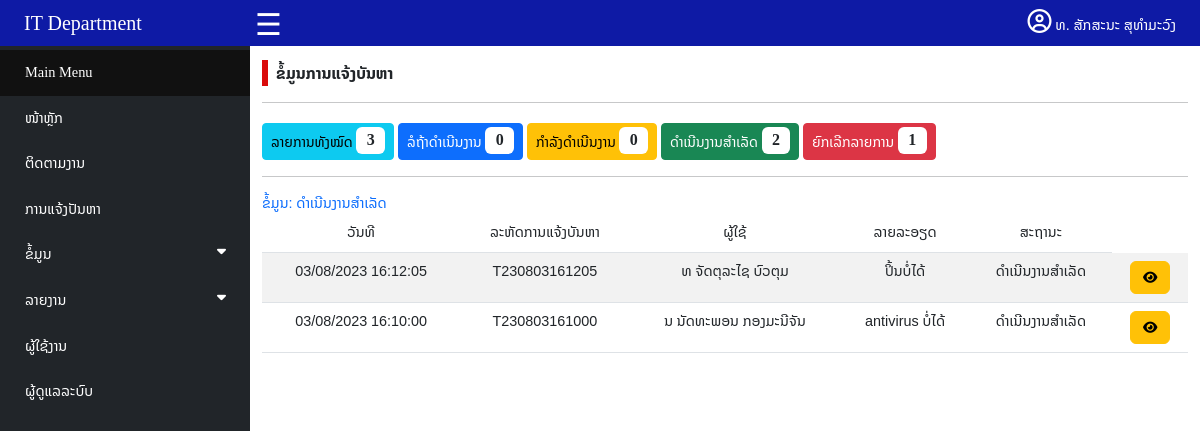
The app's page /selecthelpdesk.php?sttid=S03 (signed in) with its own data.
### tables this page shows
CREATE TABLE `tbticket` (
  `ticketid` varchar(20) NOT NULL,
  `ticketdate` datetime NOT NULL,
  `userid` int(11) NOT NULL,
  `ticketinfo` varchar(50) NOT NULL,
  `tickettype` varchar(50) NOT NULL,
  `detail` text NOT NULL,
  `img` text NOT NULL,
  `sttid` varchar(5) NOT NULL
);

CREATE TABLE `tbuser` (
  `userid` int(11) NOT NULL,
  `fullname` varchar(100) NOT NULL,
  `tel` varchar(15) NOT NULL,
  `position` varchar(80) NOT NULL,
  `partid` varchar(5) NOT NULL,
  `deid` varchar(5) NOT NULL,
  `officeid` varchar(10) NOT NULL,
  `status` varchar(10) NOT NULL,
  `username` varchar(50) NOT NULL,
  `password` varchar(20) NOT NULL
);

CREATE TABLE `tbstatus` (
  `sttid` varchar(5) NOT NULL,
  `sttname` varchar(50) NOT NULL
);

### selecthelpdesk.php (the view, shortened to what this page needs)
<?php
if (isset($_SESSION['adminid']) && isset($_SESSION['adminname']) && isset($_SESSION['username'])) {
    require 'connect/connect.php';
    $sttid = $_GET['sttid'];
    if ($sttid == 'S01') {
        $sttname = "ລໍຖ້າດຳເນີນງານ";
    } elseif ($sttid == 'S02') {
        $sttname = "ກຳລັງດຳເນີນງານ";
    } elseif ($sttid == 'S03') {
        $sttname = "ດຳເນີນງານສຳເລັດ";
    } elseif ($sttid == 'S04') {
        $sttname = "ຍົກເລີກລາຍການ";
    }
    $sql = "SELECT tbticket.ticketid,tbticket.ticketdate,tbticket.userid,tbuser.fullname, tbticket.ticketinfo,tbticket.tickettype,tbticket.detail,tbticket.img, tbticket.sttid,tbstatus.sttname FROM tbticket LEFT JOIN tbuser on tbticket.userid = tbuser.userid LEFT JOIN tbstatus ON tbticket.sttid = tbstatus.sttid WHERE tbticket.sttid ='$sttid'  ORDER BY tbticket.ticketid DESC";
    $result = mysqli_query($con, $sql);
    $count = mysqli_num_rows($result);
    $sqlall = "select * from tbticket";
    $resultall = mysqli_query($con, $sqlall);
    $countall = mysqli_num_rows($resultall);
    $sql1 = "select * from tbticket where sttid='S01'";
    $result1 = mysqli_query($con, $sql1);
    $count1 = mysqli_num_rows($result1);
    $sql2 = "select * from tbticket where sttid='S02'";
    $result2 = mysqli_query($con, $sql2);
    $count2 = mysqli_num_rows($result2);
    $sql3 = "select * from tbticket where sttid='S03'";
    $result3 = mysqli_query($con, $sql3);
    $count3 = mysqli_num_rows($result3);
    $sql4 = "select * from tbticket where sttid='S04'";
    $result4 = mysqli_query($con, $sql4);
    $count4 = mysqli_num_rows($result4);
?>
    <!DOCTYPE html>
    <html lang="en">
    <head>
        <link href="https://cdn.jsdelivr.net/npm/bootstrap@5.3.0/dist/css/bootstrap.min.css" rel="stylesheet">
        <link rel="stylesheet" href="https://cdnjs.cloudflare.com/ajax/libs/font-awesome/6.4.0/css/all.min.css" />
        <link rel="stylesheet" href="css/style.css">
        <link rel="stylesheet" href="css/nav.css">
    </head>
    <body>
        <?php require 'navadmin.php';
        ?>
        <div style="padding-top: 45px;">
            <?php require 'menu.php' ?>
            <div id="main" class="contents">
                <div class="container">
                    <div class="mt-3"><span class="px-2 fs-6" style="border-left:6px solid #da0b0b;font-weight:600;">ຂໍ້ມູນການແຈ້ງບັນຫາ</span></div>
                    <hr>
                    <a href="helpdesk.php" class="btn btn-info btn-sm mt-1 py-1">ລາຍການທັງໝົດ <span class="badge bg-white text-dark fs-6" style="font-family: 'Times New Roman';"><?php echo $countall  ?></span></a>
                    <a href="selecthelpdesk.php?sttid=S01" class="btn btn-primary btn-sm mt-1 py-1">ລໍຖ້າດຳເນີນງານ <span class="badge bg-white text-dark fs-6" style="font-family: 'Times New Roman';"><?php echo $count1  ?></span></a>
                    <a href="selecthelpdesk.php?sttid=S02" class="btn btn-warning btn-sm mt-1 py-1">ກຳລັງດຳເນີນງານ <span class="badge bg-white text-dark fs-6" style="font-family: 'Times New Roman';"><?php echo $count2  ?></span></a>
                    <a href="selecthelpdesk.php?sttid=S03" class="btn btn-success btn-sm mt-1 py-1">ດຳເນີນງານສຳເລັດ <span class="badge bg-white text-dark fs-6" style="font-family: 'Times New Roman';"><?php echo $count3  ?></span></a>
                    <a href="selecthelpdesk.php?sttid=S04" class="btn btn-danger btn-sm mt-1 py-1">ຍົກເລີກລາຍການ <span class="badge bg-white text-dark fs-6" style="font-family: 'Times New Roman';"><?php echo $count4  ?></span></a>
                    <hr>
                    <div class="text-primary">
                        <span>ຂໍ້ມູນ: <?php echo $sttname ?></span>
                    </div>
                    <?php if ($count > 0) { ?>
                        <div class="table-responsive-sm">
                            <table class="table table-striped">
                                <thead>
                                    <tr class="text-center">
                                        <td>ວັນທີ</td>
                                        <td>ລະຫັດການແຈ້ງບັນຫາ</td>
                                        <td>ຜູ້ໃຊ້</td>
                                        <td>ລາຍລະອຽດ</td>
                                        <td>ສະຖານະ</td>
                                    </tr>
                                </thead>
                                <tbody>
                                    <?php while ($row = mysqli_fetch_assoc($result)) {
                                        $newDate = date("d/m/Y H:i:s", strtotime($row["ticketdate"]));
                                    ?>
                                        <tr class="text-center">
                                            <td class="text-center"><?php echo $newDate ?></td>
                                            <td><?php echo $row["ticketid"]; ?></td>
                                            <td><?php echo $row["fullname"]; ?></td>
                                            <td><?php echo $row["detail"]; ?></td>
                                            <td class="text-center"><?php echo $row["sttname"]; ?></td>
                                            <td class="text-center"><a style="font-size:0.8rem" href="helpdeskmanage.php?id=<?php echo $row["ticketid"]; ?>" class="btn btn-warning"><i class="fa-solid fa-eye"></i></a></td>
                                        </tr>
                                    <?php } ?>
                                </tbody>
                            </table>
                        </div>
                    <?php } else { ?>
                        <div class="alert alert-danger mt-3">
                            ບໍ່ມີຂໍ້ມູນ
                        </div>
                    <?php } ?>
                </div>
            </div>
        </div>
    </body>
    </html>
<?php
} else {
    header("Location: admin/adminlogin.php");
    exit();
}
?>

### css/style.css (style rules this page uses)
* { box-sizing: border-box; }
body { margin: 0; font-family: 'Noto Sans Lao', sans-serif; font-size: 0.9rem; }
a { text-decoration: none; }

### css/nav.css (style rules this page uses)
#main { transition: margin-left .5s; margin-left: 250px; }

### records on screen
tbticket: ticketdate "03/08/2023 16:12:05", ticketid "T230803161205", userid.fullname "ທ ຈັດຕຸລະໄຊ ບົວຕຸມ", detail "ປິ້ນບໍ່ໄດ້", sttid.sttname "ດຳເນີນງານສຳເລັດ"
tbticket: ticketdate "03/08/2023 16:10:00", ticketid "T230803161000", userid.fullname "ນ ນັດທະພອນ ກອງມະນີຈັນ", detail "antivirus ບໍ່ໄດ້", sttid.sttname "ດຳເນີນງານສຳເລັດ"

### other values on screen
$_SESSION['adminname'] "ທ. ສັກສະນະ ສຸທຳມະວົງ"
$countall "3"
$count1 "0"
$count2 "0"
$count3 "2"
$count4 "1"
$sttname "ດຳເນີນງານສຳເລັດ"
